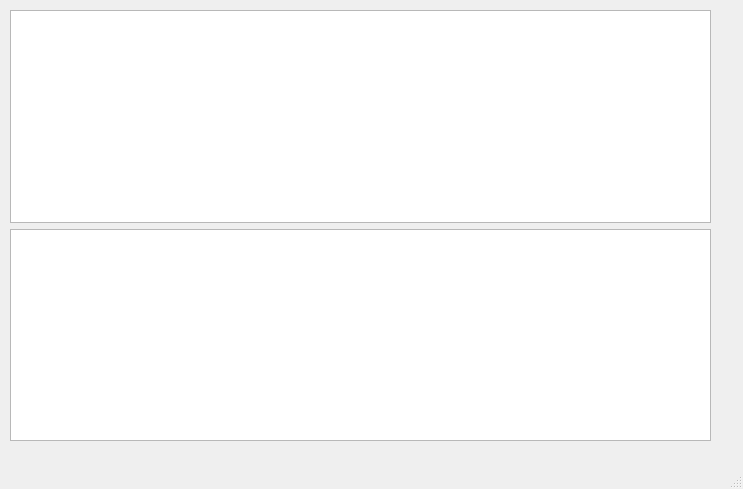
<?xml version="1.0" encoding="UTF-8"?>
<ui version="4.0">
 <class>podkladka</class>
 <widget class="QMainWindow" name="podkladka">
  <property name="geometry">
   <rect>
    <x>0</x>
    <y>0</y>
    <width>743</width>
    <height>489</height>
   </rect>
  </property>
  <property name="windowTitle">
   <string>podkladka</string>
  </property>
  <widget class="QWidget" name="centralwidget">
   <widget class="QWidget" name="verticalLayoutWidget">
    <property name="geometry">
     <rect>
      <x>10</x>
      <y>10</y>
      <width>701</width>
      <height>431</height>
     </rect>
    </property>
    <layout class="QVBoxLayout" name="verticalLayout">
     <item>
      <widget class="QTextEdit" name="textEdit"/>
     </item>
     <item>
      <widget class="QTextEdit" name="textEdit_2"/>
     </item>
    </layout>
   </widget>
  </widget>
  <widget class="QMenuBar" name="menubar">
   <property name="geometry">
    <rect>
     <x>0</x>
     <y>0</y>
     <width>743</width>
     <height>22</height>
    </rect>
   </property>
  </widget>
  <widget class="QStatusBar" name="statusbar"/>
 </widget>
 <resources/>
 <connections/>
</ui>
